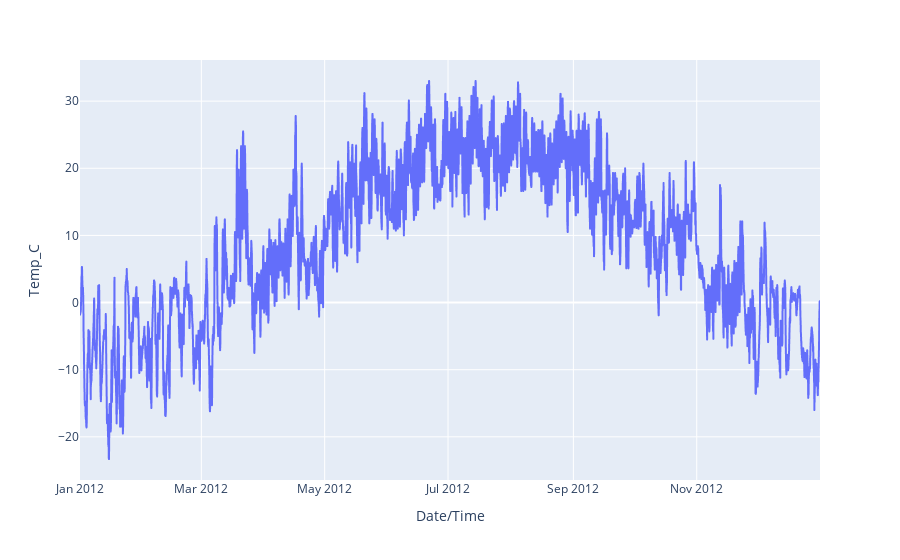

This figure's notebook cell:
### Code cell
import plotly.express as px
f=px.line(df,x='Date/Time',y='Temp_C')
f.show()

### Figure 1 — Plotly figure (JSON) as saved in the notebook; plotly's stock layout.template omitted (floating-point values rounded to 4 significant figures; data arrays with more than 128 entries replaced by an {"elided": "..."} marker saying what was removed)
{"data": [{"hovertemplate": "Date/Time=%{x}<br>Temp_C=%{y}<extra></extra>", "legendgroup": "", "line": {"color": "#636efa", "dash": "solid"}, "marker": {"symbol": "circle"}, "mode": "lines", "name": "", "showlegend": false, "type": "scattergl", "x": {"elided": "8784 str values"}, "xaxis": "x", "y": {"elided": "8784 float values"}, "yaxis": "y"}], "layout": {"autosize": true, "legend": {"tracegroupgap": 0}, "margin": {"t": 60}, "xaxis": {"anchor": "y", "autorange": true, "domain": [0, 1], "range": ["2012-01-01", "2012-12-31 23:00"], "title": {"text": "Date/Time"}, "type": "date"}, "yaxis": {"anchor": "x", "autorange": true, "domain": [0, 1], "range": [-26.43, 36.13], "title": {"text": "Temp_C"}, "type": "linear"}}}
